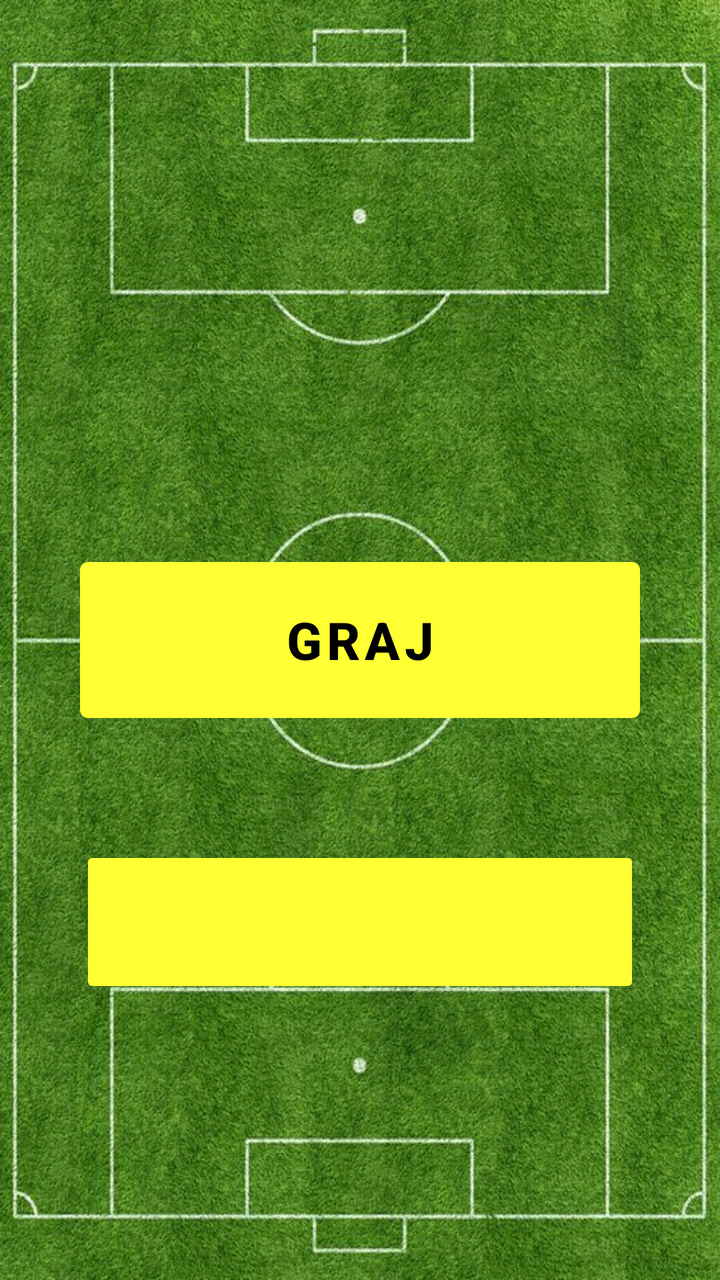
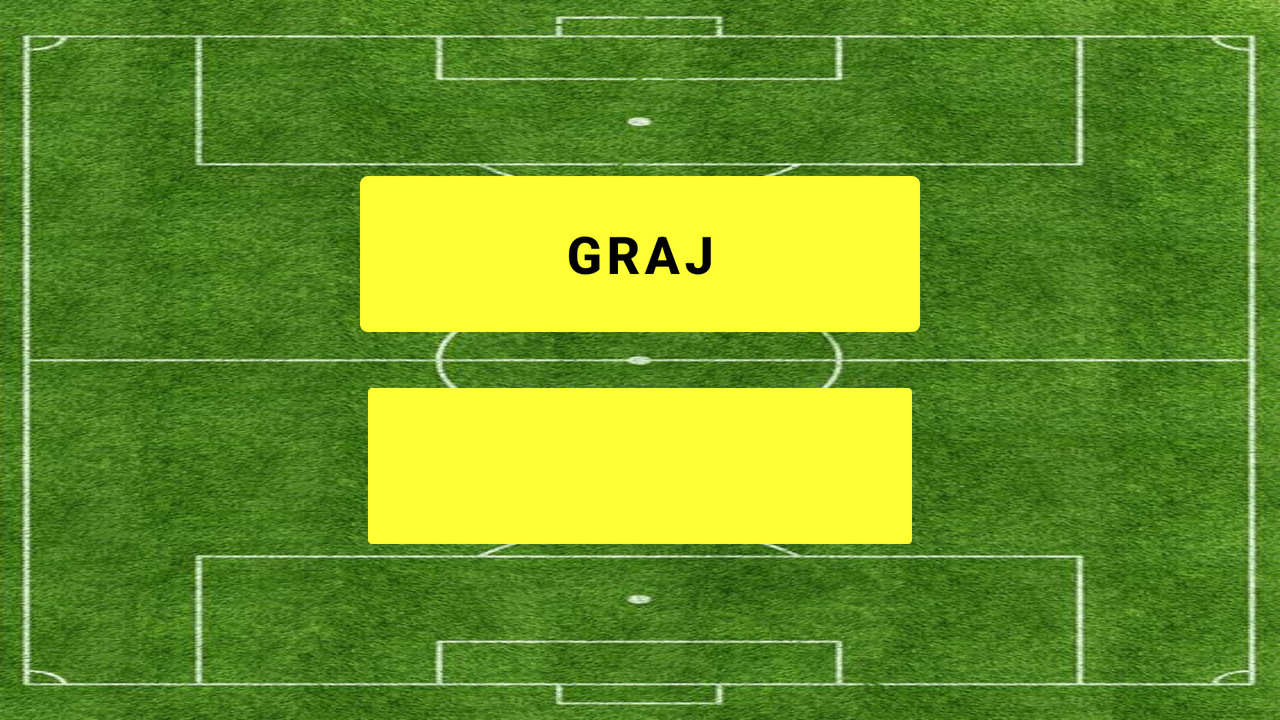

The same Android screen from two of the app's own layout files: first res/layout/ as a phone draws it, then the repository's variant for another configuration, drawn on a device whose configuration selects that folder. Both files follow.
<!-- AndroidManifest.xml: application theme Theme.FootballQuiz -->
<!-- res/layout/activity_main.xml -->
<?xml version="1.0" encoding="utf-8"?>
<androidx.constraintlayout.widget.ConstraintLayout xmlns:android="http://schemas.android.com/apk/res/android"
    xmlns:app="http://schemas.android.com/apk/res-auto"
    xmlns:tools="http://schemas.android.com/tools"
    android:layout_width="match_parent"
    android:layout_height="match_parent"
    android:background="@drawable/background"
    tools:context=".MainActivity">

    <ImageButton
        android:id="@+id/btnMusic"
        android:layout_width="@dimen/btnBigWidth"
        android:layout_height="76dp"
        android:backgroundTint="@color/light_yellow"
        android:contentDescription="@string/music_description"
        app:layout_constraintBottom_toBottomOf="parent"
        app:layout_constraintEnd_toEndOf="parent"
        app:layout_constraintStart_toStartOf="parent"
        app:layout_constraintTop_toTopOf="parent"
        app:layout_constraintVertical_bias="0.75"
        app:srcCompat="@drawable/music_on" />

    <Button
        android:id="@+id/btnPlay"
        android:layout_width="@dimen/btnBigWidth"
        android:layout_height="@dimen/btnBigHeight"
        android:text="@string/play"
        android:textSize="@dimen/textSizeBig"
        android:textStyle="bold"
        app:layout_constraintBottom_toBottomOf="parent"
        app:layout_constraintEnd_toEndOf="parent"
        app:layout_constraintStart_toStartOf="parent"
        app:layout_constraintTop_toTopOf="parent"
        app:layout_constraintVertical_bias="0.5" />

</androidx.constraintlayout.widget.ConstraintLayout>
<!-- resources referenced by this layout -->
<resources>
  <color name="light_yellow">#FFFF33</color>
  <dimen name="btnBigHeight">90dp</dimen>
  <dimen name="btnBigWidth">280dp</dimen>
  <dimen name="textSizeBig">26sp</dimen>
  <!-- drawable background: jpg bitmap (drawable, 153481 bytes) -->
  <string name="music_description">Music image</string>
  <string name="play">Graj</string>
  <style name="Theme.FootballQuiz" parent="Theme.MaterialComponents.DayNight.NoActionBar">
          
          <item name="colorPrimary">@color/light_yellow</item>
          <item name="colorPrimaryVariant">@color/purple_700</item>
          <item name="colorOnPrimary">@color/black</item>
          
          <item name="colorSecondary">@color/teal_200</item>
          <item name="colorSecondaryVariant">@color/teal_200</item>
          <item name="colorOnSecondary">@color/black</item>
          <item name="android:windowFullscreen">true</item>
      </style>
  <color name="purple_700">#FF3700B3</color>
  <color name="black">#FF000000</color>
  <color name="teal_200">#FF03DAC5</color>
</resources>
<!-- res/layout-land/activity_main.xml (the repository's variant of the layout above) -->
<!-- drawn on the phone turned sideways -->
<?xml version="1.0" encoding="utf-8"?>
<androidx.constraintlayout.widget.ConstraintLayout xmlns:android="http://schemas.android.com/apk/res/android"
    xmlns:app="http://schemas.android.com/apk/res-auto"
    xmlns:tools="http://schemas.android.com/tools"
    android:layout_width="match_parent"
    android:layout_height="match_parent"
    android:background="@drawable/background_land"
    tools:context=".MainActivity">

    <Button
        android:id="@+id/btnPlay"
        style="@style/MenuButtonHorizontal"
        android:text="@string/play"
        app:layout_constraintBottom_toTopOf="@+id/btnMusic"
        app:layout_constraintLeft_toLeftOf="parent"
        app:layout_constraintRight_toRightOf="parent"
        app:layout_constraintTop_toBottomOf="parent" />

    <ImageButton
        android:id="@+id/btnMusic"
        style="@style/MenuButtonHorizontal"
        android:backgroundTint="@color/light_yellow"
        android:contentDescription="@string/music_description"
        app:layout_constraintBottom_toTopOf="parent"
        app:layout_constraintLeft_toLeftOf="parent"
        app:layout_constraintRight_toRightOf="parent"
        app:layout_constraintTop_toBottomOf="@+id/btnPlay"
        app:srcCompat="@drawable/music_on" />

    <TextView
        android:id="@+id/textView2"
        style="@style/TitleText"
        android:layout_width="wrap_content"
        android:layout_height="wrap_content"
        app:layout_constraintBottom_toTopOf="@+id/btnPlay"
        app:layout_constraintEnd_toEndOf="parent"
        app:layout_constraintStart_toStartOf="parent" />


</androidx.constraintlayout.widget.ConstraintLayout>
<!-- resources referenced by the variant -->
<!-- as the phone turned sideways resolves them -->
<resources>
  <color name="light_yellow">#FFFF33</color>
  <!-- drawable background_land: jpg bitmap (drawable, 157623 bytes) -->
  <string name="music_description">Music image</string>
  <string name="play">Graj</string>
  <style name="MenuButtonHorizontal" parent="@android:style/TextAppearance">
          <item name="android:textStyle">bold</item>
          <item name="android:textColor">@color/black</item>
          <item name="android:textSize">@dimen/textSizeBig</item>
          <item name="android:layout_margin">@dimen/small_margin</item>
          <item name="android:layout_width">@dimen/btnBigWidth</item>
          <item name="android:layout_height">@dimen/btnBigHeight</item>
      </style>
  <style name="TitleText">
          <item name="android:layout_width">wrap_content</item>
          <item name="android:layout_height">wrap_content</item>
          <item name="android:layout_margin">@dimen/small_margin</item>
          <item name="android:text">@string/app_name</item>
          <item name="android:textColor">@color/white</item>
          <item name="android:textSize">@dimen/textSize40</item>
          <item name="android:textStyle">bold</item>
      </style>
  <style name="Theme.FootballQuiz" parent="Theme.MaterialComponents.DayNight.NoActionBar">
          
          <item name="colorPrimary">@color/light_yellow</item>
          <item name="colorPrimaryVariant">@color/purple_700</item>
          <item name="colorOnPrimary">@color/black</item>
          
          <item name="colorSecondary">@color/teal_200</item>
          <item name="colorSecondaryVariant">@color/teal_200</item>
          <item name="colorOnSecondary">@color/black</item>
          <item name="android:windowFullscreen">true</item>
      </style>
  <color name="black">#FF000000</color>
  <dimen name="textSizeBig">26sp</dimen>
  <dimen name="small_margin">8dp</dimen>
  <dimen name="btnBigWidth">280dp</dimen>
  <dimen name="btnBigHeight">90dp</dimen>
  <string name="app_name">Football Quiz</string>
  <color name="white">#FFFFFFFF</color>
  <dimen name="textSize40">40sp</dimen>
  <color name="purple_700">#FF3700B3</color>
  <color name="teal_200">#FF03DAC5</color>
</resources>
